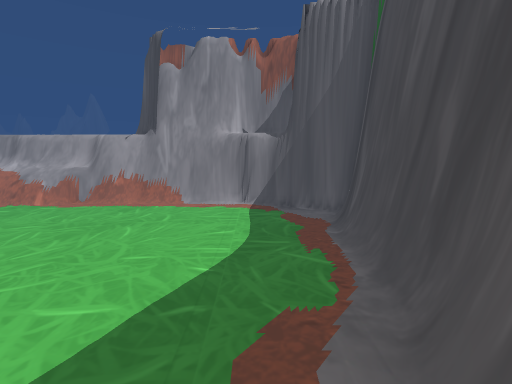
[1] (above)

16 first-person views from a walk through a scene from a Unity 3-D project. The camera is 1.4 m above the floor, tilts 8° down and sees 85° across. The floor is counted in squares, 0.5 m on a side. Each view is taken from the middle of a square. On the plan, view 1 faces up. The plan holds only what a view shows up to about 19 squares ahead; the rest is blank. The place goes on beyond the plan. The player is left out.

[2]
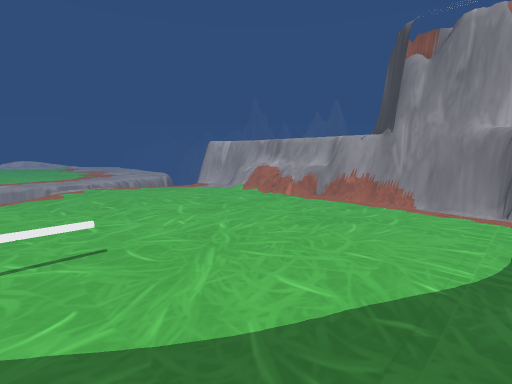

[3]
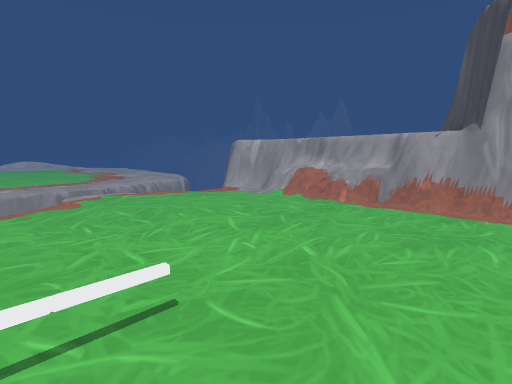

[4]
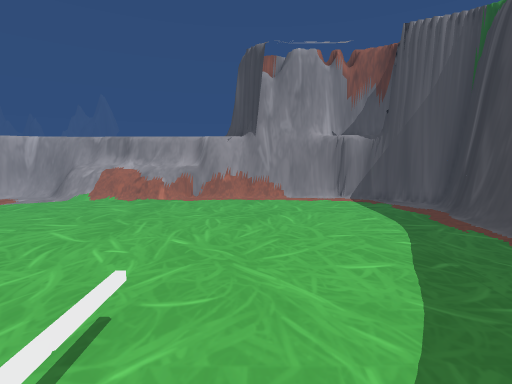

[5]
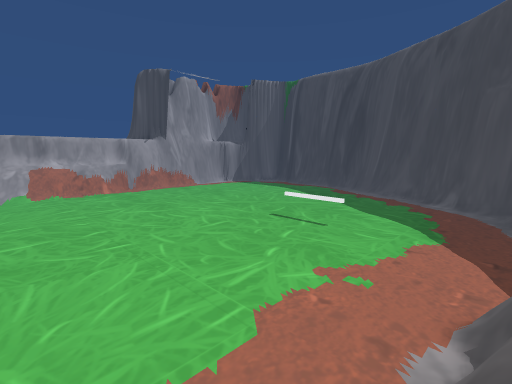

[6]
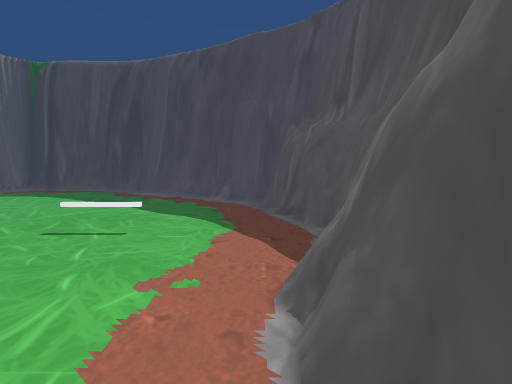

[7]
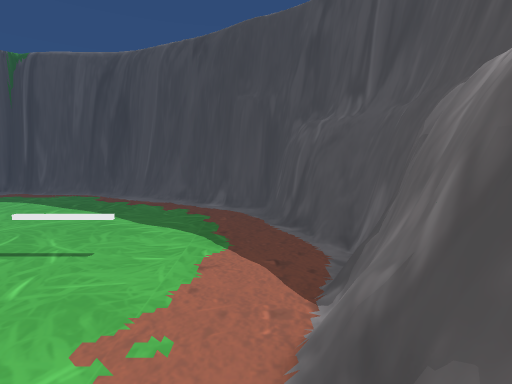

[8]
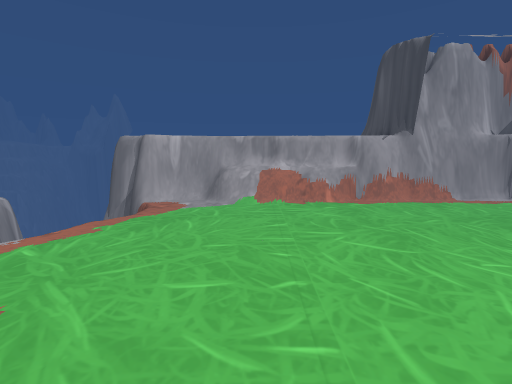

[9]
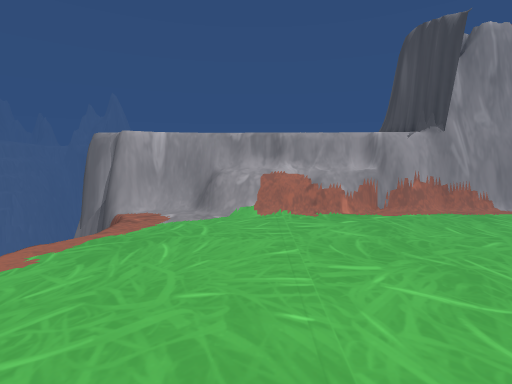

[10]
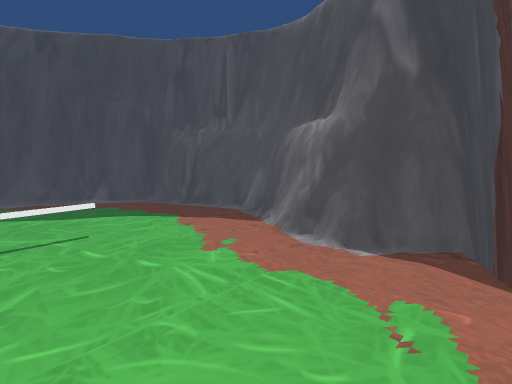

[11]
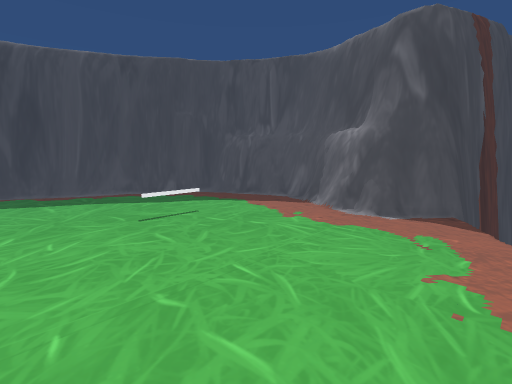

[12]
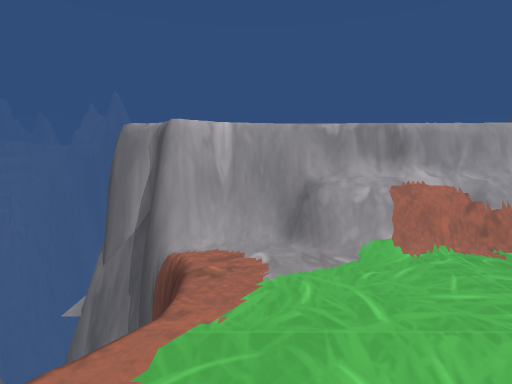

[13]
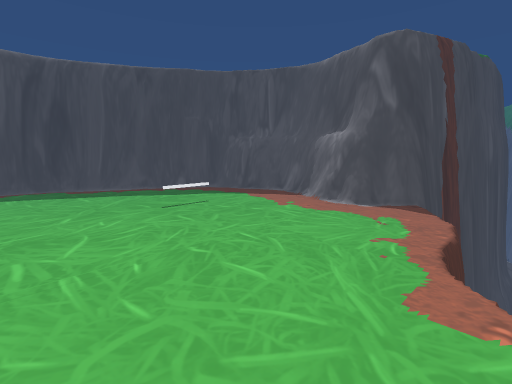

[14]
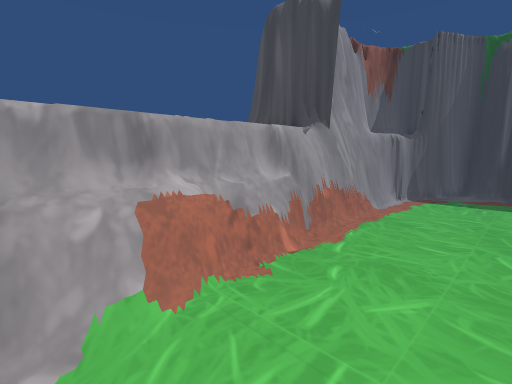

[15]
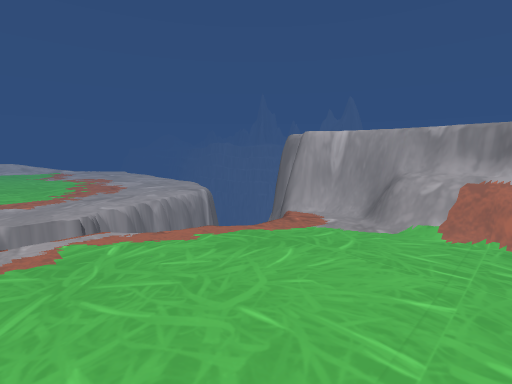

[16]
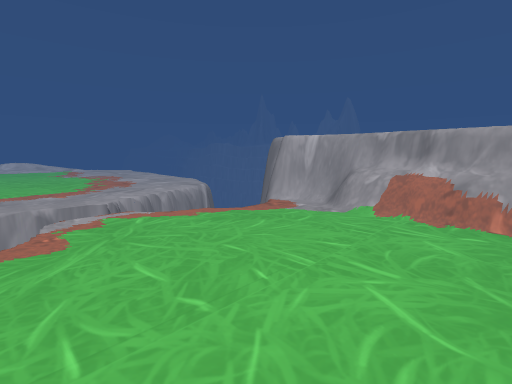

### Floor plan
Key: @ floor where view 1 was taken; # wall or solid block; . floor; = window, fence, low wall or low ledge; ^ raised ledge; v drop or lower ground; O other object.
Columns run from 26 left of view 1 to 4 right of it. Each row starts with its distance up from view 1.
 18 ###
 17 v#####################
 16 vvv##=#==^^^^^^^=##=########
 15   v==...##======#.........=###
 14    v........................###
 13     v.........................#
 12     v.........................#
 11     ..........................#
 10    v.........................##
  9    ..........................=#
  8   v..........................=#
  7  v...........................=#
  6  v...........................=#
  5  v...........................##
  4  v..........................###
  3    v........................=#
  2     v.............O.........##
  1      v............O........=#
  0      v............O.......@##
 -1      v....................=#
 -2      v................... ##
 -3       ...................##
 -4       v.................=#
 -5        .................##
 -6        v..#====......=###
 -7         .=#^#^^==. =####
 -8         v##########^##
 -9         ##      ##^^

Positions as (right, up) in squares from view 1, and headings:
1: (0, 0), facing up
2: (0, 0), facing up-left
3: (-4, 0), facing up-left
4: (-6, -2), facing up
5: (-18, -6), facing up-right
6: (-18, -5), facing right
7: (-16, -5), facing right
8: (-16, -1), facing up
9: (-16, 2), facing up
10: (-19, 2), facing down-right
11: (-20, 7), facing down-right
12: (-20, 7), facing up
13: (-22, 9), facing down-right
14: (-18, 10), facing up-right
15: (-14, 4), facing up-left
16: (-11, 2), facing up-left
